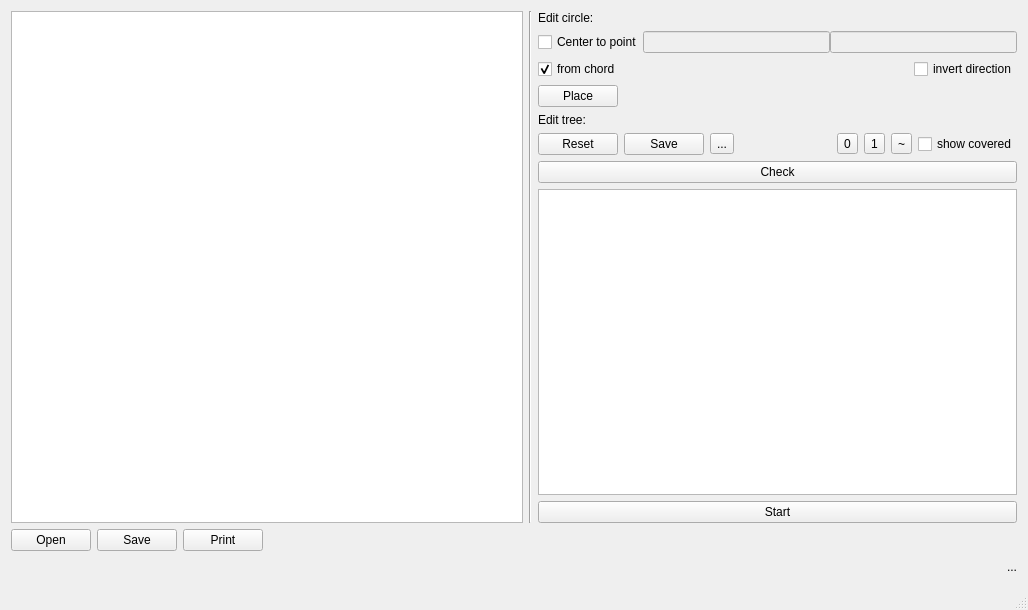
<?xml version="1.0" encoding="UTF-8"?>
<ui version="4.0">
 <class>MainWindow</class>
 <widget class="QMainWindow" name="MainWindow">
  <property name="geometry">
   <rect>
    <x>0</x>
    <y>0</y>
    <width>1028</width>
    <height>563</height>
   </rect>
  </property>
  <property name="windowTitle">
   <string>CircleGen</string>
  </property>
  <widget class="QWidget" name="centralWidget">
   <layout class="QGridLayout" name="gridLayout">
    <item row="3" column="0">
     <layout class="QVBoxLayout" name="verticalLayout_4">
      <item>
       <layout class="QHBoxLayout" name="horizontalLayout_6">
        <item>
         <spacer name="horizontalSpacer_3">
          <property name="orientation">
           <enum>Qt::Horizontal</enum>
          </property>
          <property name="sizeHint" stdset="0">
           <size>
            <width>40</width>
            <height>20</height>
           </size>
          </property>
         </spacer>
        </item>
        <item alignment="Qt::AlignRight">
         <widget class="QLabel" name="label">
          <property name="minimumSize">
           <size>
            <width>0</width>
            <height>0</height>
           </size>
          </property>
          <property name="maximumSize">
           <size>
            <width>256</width>
            <height>16777215</height>
           </size>
          </property>
          <property name="text">
           <string>...</string>
          </property>
         </widget>
        </item>
       </layout>
      </item>
     </layout>
    </item>
    <item row="1" column="0">
     <layout class="QHBoxLayout" name="horizontalLayout_9">
      <item>
       <layout class="QVBoxLayout" name="verticalLayout">
        <item>
         <layout class="QHBoxLayout" name="horizontalLayout_2">
          <item>
           <widget class="GraphicsView" name="graphicsView">
            <property name="minimumSize">
             <size>
              <width>512</width>
              <height>512</height>
             </size>
            </property>
            <property name="baseSize">
             <size>
              <width>0</width>
              <height>0</height>
             </size>
            </property>
           </widget>
          </item>
         </layout>
        </item>
       </layout>
      </item>
      <item>
       <widget class="Line" name="line">
        <property name="orientation">
         <enum>Qt::Vertical</enum>
        </property>
       </widget>
      </item>
      <item>
       <layout class="QVBoxLayout" name="verticalLayout_2">
        <item>
         <layout class="QHBoxLayout" name="horizontalLayout_3">
          <item>
           <widget class="QLabel" name="label_1">
            <property name="text">
             <string>Edit circle:</string>
            </property>
           </widget>
          </item>
         </layout>
        </item>
        <item>
         <layout class="QHBoxLayout" name="horizontalLayout_11">
          <property name="spacing">
           <number>0</number>
          </property>
          <property name="sizeConstraint">
           <enum>QLayout::SetDefaultConstraint</enum>
          </property>
          <item>
           <widget class="QCheckBox" name="checkPoint">
            <property name="text">
             <string>Center to point</string>
            </property>
            <property name="checked">
             <bool>false</bool>
            </property>
           </widget>
          </item>
          <item>
           <widget class="QLineEdit" name="editX">
            <property name="enabled">
             <bool>false</bool>
            </property>
           </widget>
          </item>
          <item>
           <widget class="QLineEdit" name="editY">
            <property name="enabled">
             <bool>false</bool>
            </property>
           </widget>
          </item>
         </layout>
        </item>
        <item>
         <layout class="QHBoxLayout" name="horizontalLayout_12">
          <property name="spacing">
           <number>0</number>
          </property>
          <property name="sizeConstraint">
           <enum>QLayout::SetDefaultConstraint</enum>
          </property>
          <item>
           <widget class="QCheckBox" name="checkChord">
            <property name="enabled">
             <bool>true</bool>
            </property>
            <property name="text">
             <string>from chord</string>
            </property>
            <property name="checked">
             <bool>true</bool>
            </property>
           </widget>
          </item>
          <item>
           <spacer name="horizontalSpacer_6">
            <property name="orientation">
             <enum>Qt::Horizontal</enum>
            </property>
            <property name="sizeHint" stdset="0">
             <size>
              <width>40</width>
              <height>20</height>
             </size>
            </property>
           </spacer>
          </item>
          <item>
           <widget class="QCheckBox" name="checkInvert">
            <property name="enabled">
             <bool>true</bool>
            </property>
            <property name="text">
             <string>invert direction</string>
            </property>
           </widget>
          </item>
         </layout>
        </item>
        <item>
         <layout class="QHBoxLayout" name="horizontalLayout_1">
          <property name="spacing">
           <number>0</number>
          </property>
          <property name="sizeConstraint">
           <enum>QLayout::SetDefaultConstraint</enum>
          </property>
          <item>
           <widget class="QPushButton" name="buttonPlace">
            <property name="text">
             <string>Place</string>
            </property>
           </widget>
          </item>
          <item>
           <spacer name="horizontalSpacer">
            <property name="orientation">
             <enum>Qt::Horizontal</enum>
            </property>
            <property name="sizeHint" stdset="0">
             <size>
              <width>40</width>
              <height>20</height>
             </size>
            </property>
           </spacer>
          </item>
         </layout>
        </item>
        <item>
         <layout class="QHBoxLayout" name="horizontalLayout_4">
          <item>
           <widget class="QLabel" name="label_2">
            <property name="text">
             <string>Edit tree:</string>
            </property>
           </widget>
          </item>
         </layout>
        </item>
        <item>
         <layout class="QHBoxLayout" name="horizontalLayout_8">
          <item>
           <layout class="QVBoxLayout" name="verticalLayout_3">
            <item>
             <layout class="QHBoxLayout" name="horizontalLayout_7">
              <item>
               <widget class="QPushButton" name="buttonReset">
                <property name="text">
                 <string>Reset</string>
                </property>
               </widget>
              </item>
              <item>
               <widget class="QPushButton" name="buttonSavePath">
                <property name="text">
                 <string>Save</string>
                </property>
               </widget>
              </item>
              <item alignment="Qt::AlignLeft">
               <widget class="QToolButton" name="buttonUp">
                <property name="text">
                 <string>...</string>
                </property>
               </widget>
              </item>
              <item alignment="Qt::AlignLeft">
               <widget class="QLabel" name="labelTreePath">
                <property name="text">
                 <string/>
                </property>
               </widget>
              </item>
              <item>
               <spacer name="horizontalSpacer_2">
                <property name="orientation">
                 <enum>Qt::Horizontal</enum>
                </property>
                <property name="sizeHint" stdset="0">
                 <size>
                  <width>40</width>
                  <height>20</height>
                 </size>
                </property>
               </spacer>
              </item>
              <item alignment="Qt::AlignLeft">
               <widget class="QToolButton" name="buttonFalse">
                <property name="text">
                 <string>0</string>
                </property>
               </widget>
              </item>
              <item alignment="Qt::AlignLeft">
               <widget class="QToolButton" name="buttonTrue">
                <property name="text">
                 <string>1</string>
                </property>
               </widget>
              </item>
              <item>
               <widget class="QToolButton" name="buttonInvert">
                <property name="text">
                 <string>~</string>
                </property>
               </widget>
              </item>
              <item>
               <widget class="QCheckBox" name="checkFill">
                <property name="text">
                 <string>show covered</string>
                </property>
               </widget>
              </item>
             </layout>
            </item>
            <item>
             <widget class="QPushButton" name="buttonCheck">
              <property name="text">
               <string>Check</string>
              </property>
             </widget>
            </item>
            <item>
             <layout class="QHBoxLayout" name="horizontalLayout_5">
              <item>
               <widget class="QListView" name="listView"/>
              </item>
             </layout>
            </item>
            <item>
             <widget class="QPushButton" name="buttonMode">
              <property name="text">
               <string>Start</string>
              </property>
             </widget>
            </item>
           </layout>
          </item>
         </layout>
        </item>
       </layout>
      </item>
     </layout>
    </item>
    <item row="2" column="0">
     <layout class="QHBoxLayout" name="horizontalLayout">
      <item>
       <widget class="QPushButton" name="buttonOpen">
        <property name="text">
         <string>Open</string>
        </property>
       </widget>
      </item>
      <item>
       <widget class="QPushButton" name="buttonSave">
        <property name="enabled">
         <bool>true</bool>
        </property>
        <property name="text">
         <string>Save</string>
        </property>
       </widget>
      </item>
      <item>
       <widget class="QPushButton" name="buttonPrint">
        <property name="text">
         <string>Print</string>
        </property>
       </widget>
      </item>
      <item>
       <spacer name="horizontalSpacer_4">
        <property name="orientation">
         <enum>Qt::Horizontal</enum>
        </property>
        <property name="sizeHint" stdset="0">
         <size>
          <width>40</width>
          <height>20</height>
         </size>
        </property>
       </spacer>
      </item>
     </layout>
    </item>
   </layout>
  </widget>
  <widget class="QMenuBar" name="menuBar">
   <property name="geometry">
    <rect>
     <x>0</x>
     <y>0</y>
     <width>1028</width>
     <height>32</height>
    </rect>
   </property>
  </widget>
  <widget class="QStatusBar" name="statusBar"/>
 </widget>
 <layoutdefault spacing="6" margin="11"/>
 <customwidgets>
  <customwidget>
   <class>GraphicsView</class>
   <extends>QGraphicsView</extends>
   <header location="global">graphicsview.hpp</header>
  </customwidget>
 </customwidgets>
 <resources/>
 <connections/>
</ui>
